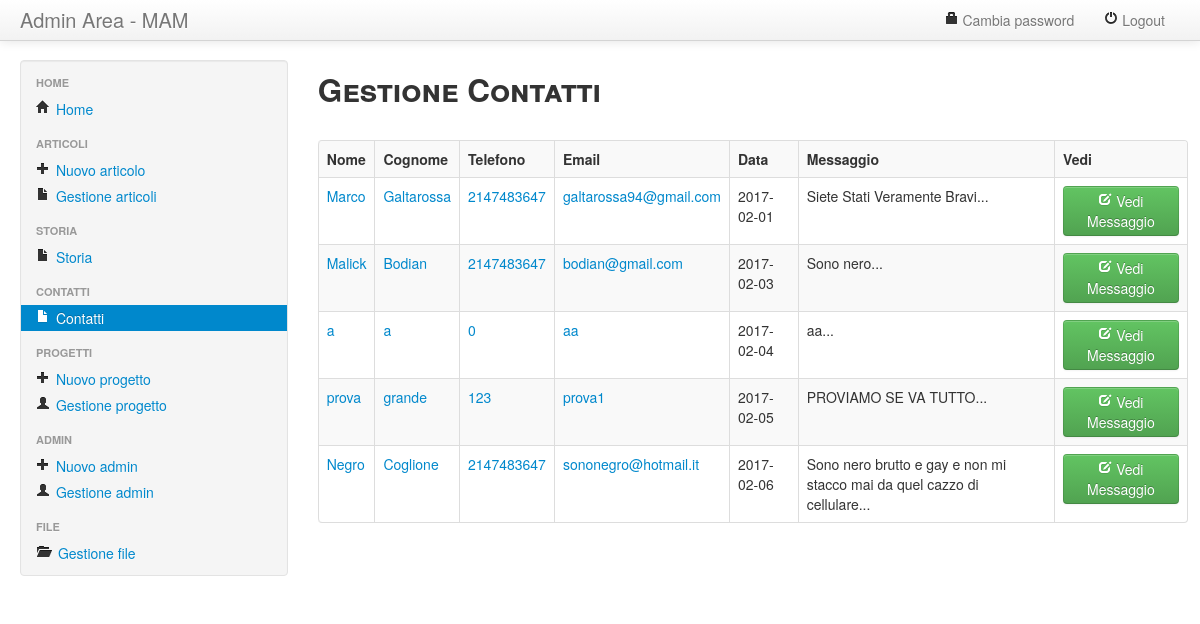
/admin/contatti.php (signed in), run on the app's committed database.
### tables this page shows
CREATE TABLE `contatti` (
  `nome` varchar(128) NOT NULL,
  `cognome` varchar(128) NOT NULL,
  `email` varchar(128) NOT NULL,
  `telefono` int(12) NOT NULL,
  `messaggio` text NOT NULL,
  `id` int(11) NOT NULL,
  `data` date NOT NULL
);

### admin/contatti.php (the view)
<?php
include("sopra.php");
?>
			<div class="span9">
          		<div class="row-fluid">
					<h2 style="font-variant:small-caps;">Gestione Contatti</h2><br/>
					<table class="table table-bordered table-hover table-striped">
						<?php
							$query="SELECT * FROM contatti ORDER BY data";
							$ris=mysql_query($query) or die(mysql_error());
							if(mysql_num_rows($ris)){
								echo'
									<tr><th>Nome</th><th>Cognome</th><th>Telefono</th><th>Email</th><th>Data</th><th>Messaggio</th><th>Vedi</th></tr>';
								while($dato=mysql_fetch_array($ris)){
									echo"<tr>
											<td style=\"color: #0088CC;\">$dato[nome]</td>
											<td style=\"color: #0088CC;\">$dato[cognome]</td>
											<td style=\"color: #0088CC;\">$dato[telefono]</td>
											<td style=\"color: #0088CC;\">$dato[email]</td>
											<td> $dato[data]</td>
											<td>".substr(strip_tags(html_entity_decode($dato['messaggio'])),0,80)."...</td>
											";
									echo"
											<td>
												<a href=\"vedi-messaggio.php?id=$dato[id]\">
													<button class=\"btn btn-success\">
														<i class=\"icon-edit icon-white\"></i> Vedi Messaggio
													</button>
												</a>
											</td>
										";
								}
							}
							else{
								echo"<h2>Nessun contatto presente</h2><br/>";
							}
						?>
					</table>
				</div>
			</div>

### admin/css/css2.css (style rules this page uses)
body { padding-top: 60px; padding-bottom: 40px; }

### data on the page
contatti: nome "Marco", cognome "Galtarossa", telefono "2147483647", email "galtarossa94@gmail.com", data "2017-02-01", messaggio "Siete Stati Veramente Bravi"
contatti: nome "Malick", cognome "Bodian", telefono "2147483647", email "bodian@gmail.com", data "2017-02-03", messaggio "Sono nero"
contatti: nome "a", cognome "a", telefono "0", email "aa", data "2017-02-04", messaggio "aa"
contatti: nome "prova", cognome "grande", telefono "123", email "prova1", data "2017-02-05", messaggio "PROVIAMO SE VA TUTTO"
contatti: nome "Negro", cognome "Coglione", telefono "2147483647", email "sononegro@hotmail.it", data "2017-02-06", messaggio "Sono nero brutto e gay e non mi stacco mai da quel cazzo di cellulare"
